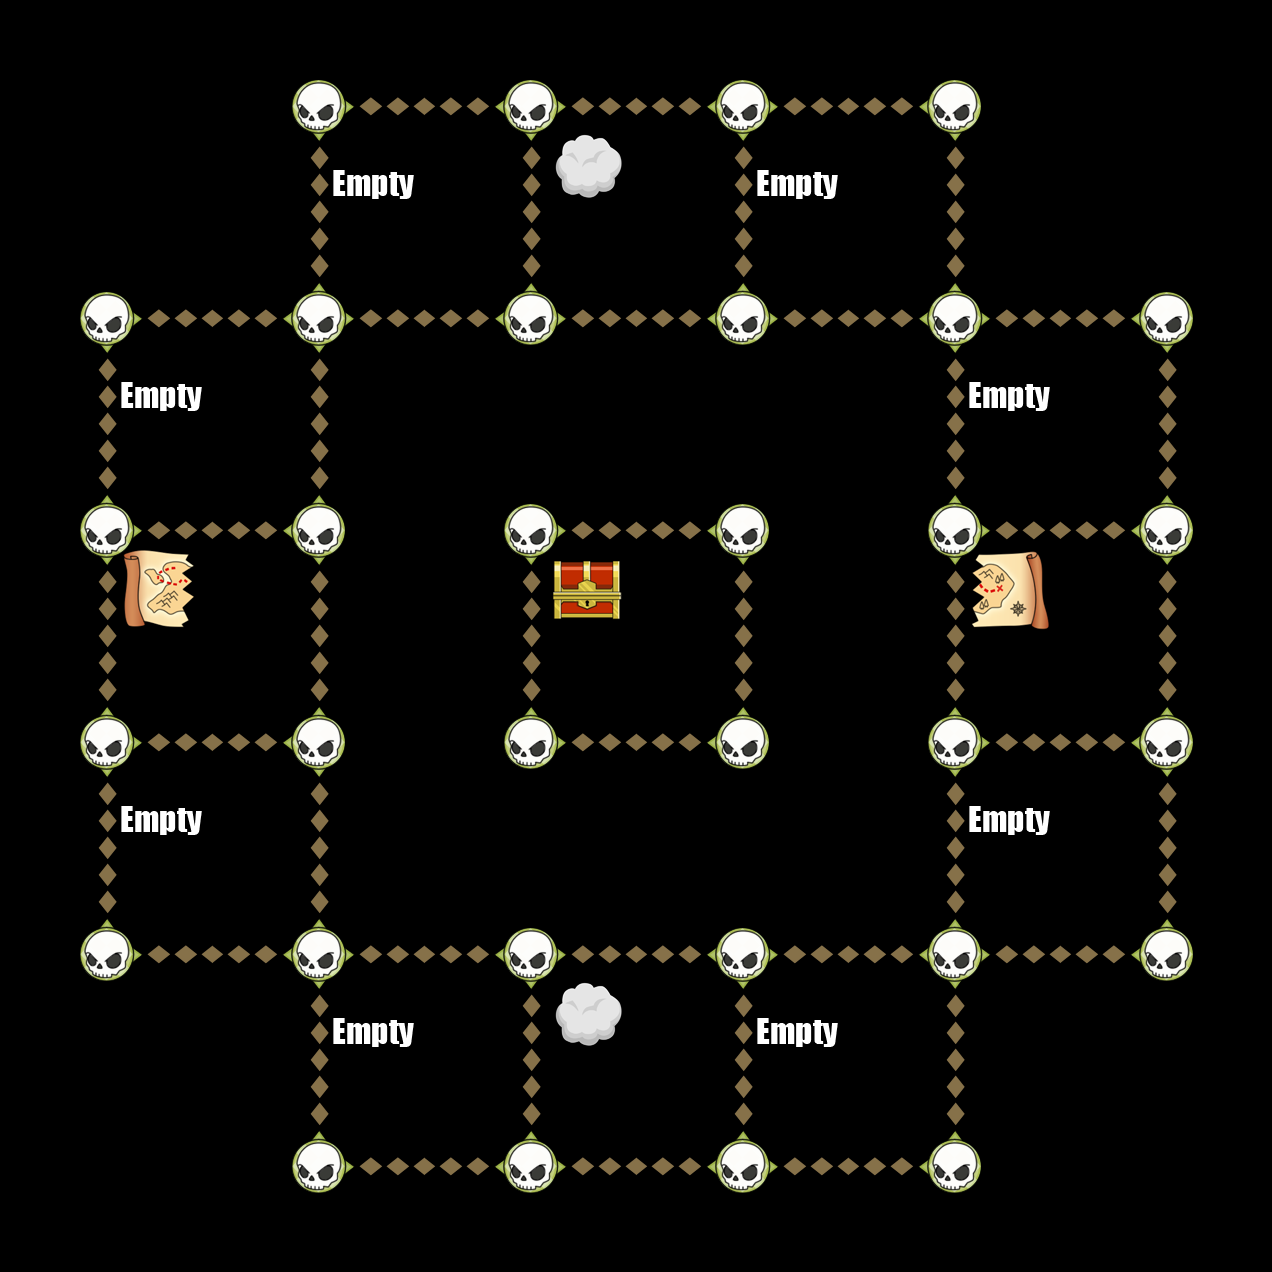

This game map was drawn from its Tiled (.tmx) file and the tilesets committed beside it. A one-line description and the trimmed map source follow:
An orthogonal 6x6 tile map with 212x212 px tiles, 6 tile layers (Down, Up, Left, Right, ...).

<map version="1.0" orientation="orthogonal" width="6" height="6" tilewidth="212" tileheight="212">
 <tileset firstgid="1" name="TileGraphic_Final-ipadhd" tilewidth="212" tileheight="212">
  <image source="TileGraphic_Final-ipadhd.png" width="636" height="1060" />
  <tile id="0">
   <properties>
    <property name="LineFilled" value="True" />
   </properties>
  </tile>
  <tile id="2">
   <properties>
    <property name="Item" value="TreasureBox" />
   </properties>
  </tile>
  <tile id="4">
   <properties>
    <property name="RowFilled" value="True" />
   </properties>
  </tile>
  <tile id="6">
   <properties>
    <property name="Item" value="CannonLeft" />
   </properties>
  </tile>
  <tile id="7">
   <properties>
    <property name="Item" value="ShipRight" />
   </properties>
  </tile>
  <tile id="8">
   <properties>
    <property name="Item" value="MapOne" />
   </properties>
  </tile>
  <tile id="9">
   <properties>
    <property name="Item" value="CannonRight" />
   </properties>
  </tile>
  <tile id="10">
   <properties>
    <property name="Item" value="ShipLeft" />
   </properties>
  </tile>
  <tile id="11">
   <properties>
    <property name="Item" value="MapTwo" />
   </properties>
  </tile>
  <tile id="12">
   <properties>
    <property name="Item" value="Empty" />
   </properties>
  </tile>
  <tile id="13">
   <properties>
    <property name="Item" value="Skull" />
   </properties>
  </tile>
  <tile id="14">
   <properties>
    <property name="Item" value="Fog" />
   </properties>
  </tile>
 </tileset>
 <layer name="Down" width="6" height="6">
  <data>[36 cells, 22 non-empty, 1 distinct tile ids]</data>
 </layer>
 <layer name="Up" width="6" height="6">
  <data>[36 cells, 22 non-empty, 1 distinct tile ids]</data>
 </layer>
 <layer name="Left" width="6" height="6">
  <data>[36 cells, 22 non-empty, 1 distinct tile ids]</data>
 </layer>
 <layer name="Right" width="6" height="6">
  <data>[36 cells, 22 non-empty, 1 distinct tile ids]</data>
 </layer>
 <layer name="Dots" width="6" height="6">
  <data>[36 cells, 32 non-empty, 1 distinct tile ids]</data>
 </layer>
 <layer name="Items" width="6" height="6">
  <data>[36 cells, 13 non-empty, 5 distinct tile ids]</data>
 </layer>
</map>
